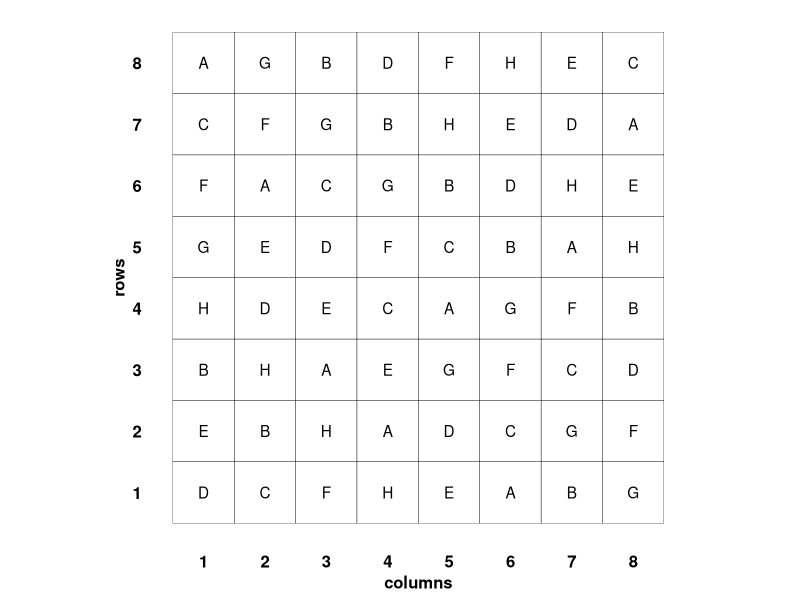
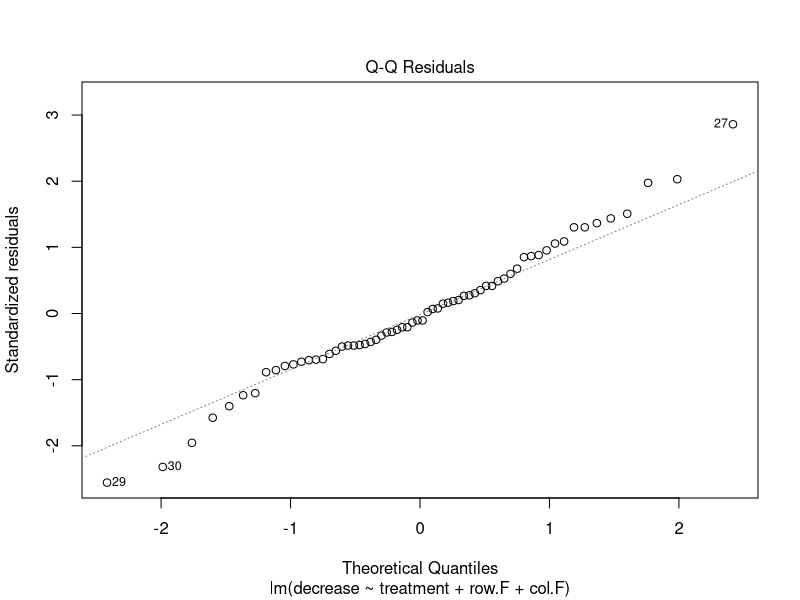
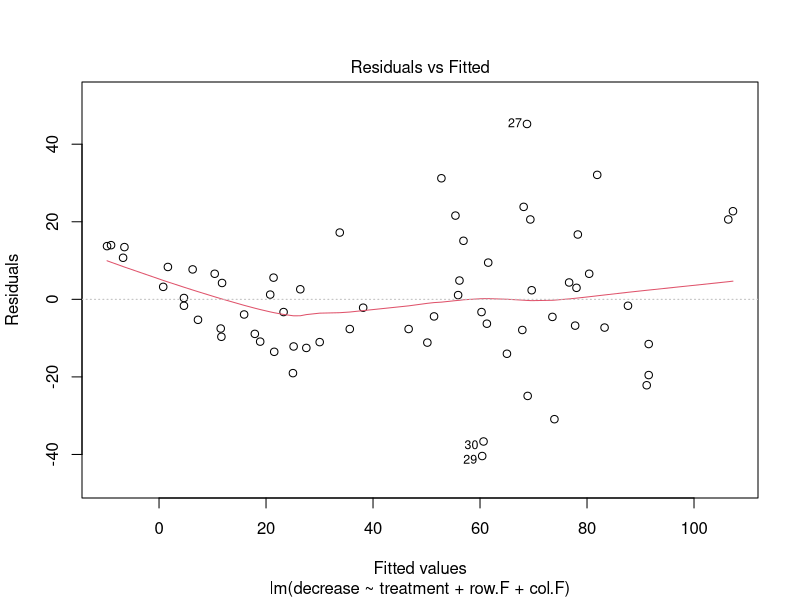
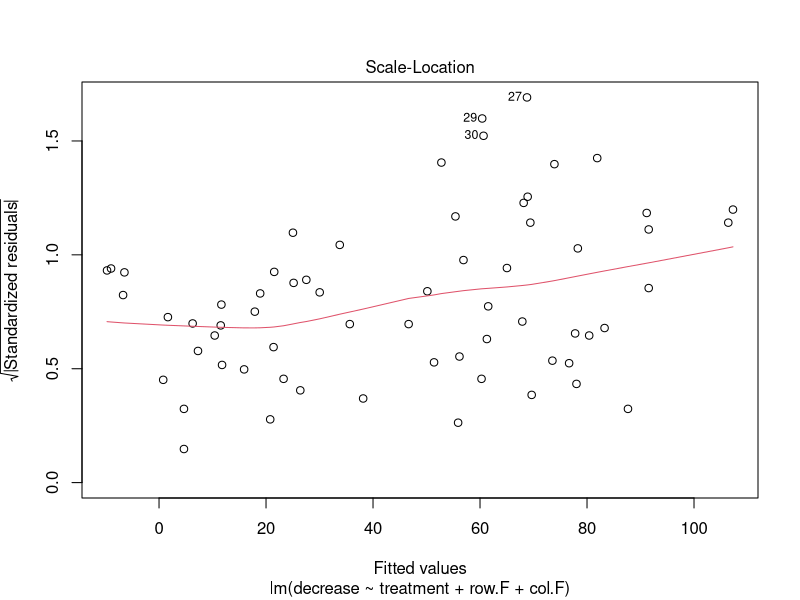

Generate these figures, in order, with R:
## ---- chunk 1
knitr::opts_chunk$set(echo = TRUE)
## ---- chunk 2
#the same ones we used last time
library(emmeans)  
library(multcomp)
library(multcompView)
library(ggplot2) 
library(tidyr)
library(dplyr)
library(readr)
library(readxl)
library(RColorBrewer)
library(viridis)
## ---- chunk 3
head(OrchardSprays)
str(OrchardSprays)
## ---- chunk 4
OrchardSprays %>% 
  ggplot(aes(x = colpos, y = rowpos)) +
  geom_tile(color = "black", fill = NA) +
  geom_text(aes(label = treatment)) +
  scale_x_continuous(breaks = c(1, 2, 3, 4, 5, 6, 7, 8)) +
  scale_y_continuous(breaks = c(1, 2, 3, 4, 5, 6, 7, 8)) +
  labs(x = "columns",
      y = "rows") +
  theme_minimal() +
  theme(panel.grid = element_blank()) +
  theme(text = element_text(size = 12, color = "black", face = "bold")) +
  theme(axis.text = element_text(size = 12, color = "black", face = "bold")) +
  coord_fixed()
## ---- chunk 5
OrchardSprays_new <- OrchardSprays %>% 
  mutate(row.F = as.factor(rowpos)) %>%  #mutate makes new columns based on existing columns  
  mutate(col.F = as.factor(colpos))
## ---- chunk 6

## ---- chunk 7
OrchardSprays_new %>% 
  group_by(treatment) %>% 
  summarise(mean = mean(decrease),
            var = var(decrease),
            sd = sd(decrease),
            n = n()) 
## ---- chunk 8
model_spray <- lm(decrease ~ treatment + row.F + col.F, data = OrchardSprays_new)
## ---- chunk 9
plot(model_spray, which = 2)
## ---- chunk 10
plot(model_spray, which = c(1, 3))
## ---- chunk 11
anova(model_spray)
## ---- chunk 12
estimate_spray <- emmeans(model_spray, pairwise ~ treatment)
estimate_spray$contrasts 
## ---- chunk 13
cld(estimate_spray$emmeans, Letters = letters)
## ---- chunk 14
chicken_experiment <- read_csv("data/betacarotenoid.csv")
head(chicken_experiment)
## ---- chunk 15

## ---- chunk 16

## ---- chunk 17

## ---- chunk 18
